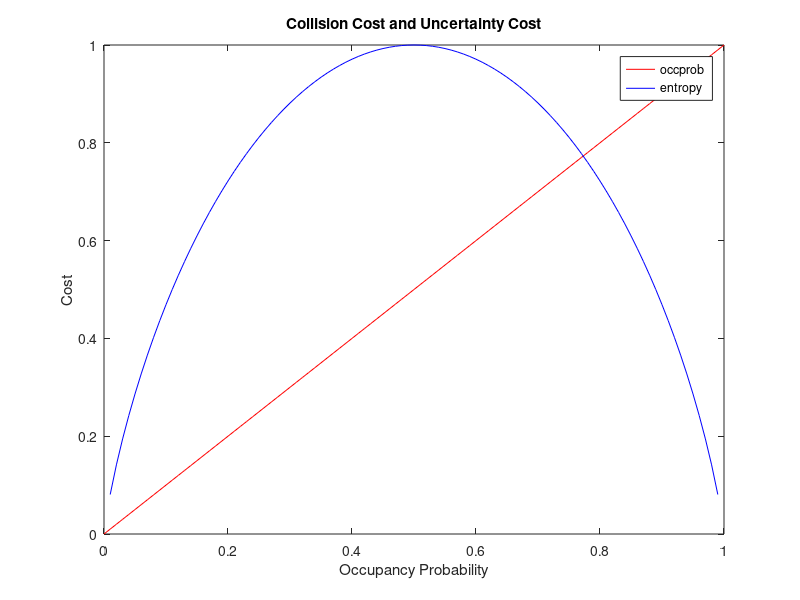

MATLAB code for this plot: (Note: this script raises an error after producing the figure.)
close all; clc; clear all;

%% Figure 1 Plot Occupancy probability depending on the cost
figure(1);
occprob = 0:0.01:1.0;

entropy_cost = zeros(size(occprob, 2), 1);
collision_cost = zeros(size(occprob, 2), 1);

for i = 1:size(occprob, 2)
    entropy_cost(i) = (-occprob(i))*log2(occprob(i)) - (1-occprob(i))*log2(1-occprob(i));

    collision_cost(i) = occprob(i);

end

plot(occprob, collision_cost, 'r');
hold on;
plot(occprob, entropy_cost, 'b');
hold on;

legend('occprob', 'entropy', '0.1*entropy +occprob', '0.3*entropy + occprob', 'entropy+ occprob');
title('Collision Cost and Uncertainty Cost');
xlabel('Occupancy Probability');
ylabel('Cost');

%% Figure 2 With True depth model
figure(2);
s = -10:0.1:10;
occprob = zeros(1, size(s, 2));

entropy_cost = zeros(size(occprob, 2), 1);
collision_cost = zeros(size(occprob, 2), 1);

for i = 1:size(occprob, 2)
    occprob(i) = qcdf(s(i)) - 0.5*qcdf(s(i)-3);

    entropy_cost(i) = (-occprob(i))*log2(occprob(i)) - (1-occprob(i))*log2(1-occprob(i));

    collision_cost(i) = occprob(i);

end
plot(s, collision_cost, 'r');
hold on;
plot(s, entropy_cost, 'b');
hold on;
plot(s, 0.1*entropy_cost+0.9*collision_cost, 'k-.');
hold on;
plot(s, 0.3*entropy_cost+collision_cost, 'k.');
hold on;
plot(s, 0.6*entropy_cost+collision_cost, 'k-');
hold on;
legend('occprob', 'entropy', '0.1*entropy +occprob', '0.3*entropy + occprob', 'entropy+ occprob');
title('Collision Cost and Uncertainty Cost');
xlabel('Occupancy Probability');
ylabel('Cost');

%% Figure 3 
figure(3);
plot(s, collision_cost, 'k--', 'LineWidth', 1.5); hold on; %% Occupancy Probability
occupancy = (-10:0.1:10 > 1);
plot(s, occupancy, 'b'); hold on; %% Occupancy Probability
plot(s, 0.3*entropy_cost+collision_cost, 'k-', 'LineWidth', 1.5); hold on;
title('Occupancy Probability', 'FontSize',12);
ylim([0, 1.2]);
xlabel('Position [m]', 'FontWeight','bold', 'FontSize',12);
ylabel('Cost', 'FontWeight','bold', 'FontSize',12);
legend('Occupancy Probability', 'Occupancy Ground Truth', 'Collision + Entropy', 'FontSize',12);
grid on;

function occprob = qcdf(s)
    if s <  -3
        occprob = 0.0;
    elseif s <= -1
        occprob = (1/48) * (3 + s)^3;
    elseif s < 1 
        occprob = 0.5 + (1/24) * s * (3 + s) * (3 - s);
    elseif s <= 3
        occprob = 1 - (1/48) * (3 -s)^3;
    else
        occprob = 1;
    end
end


